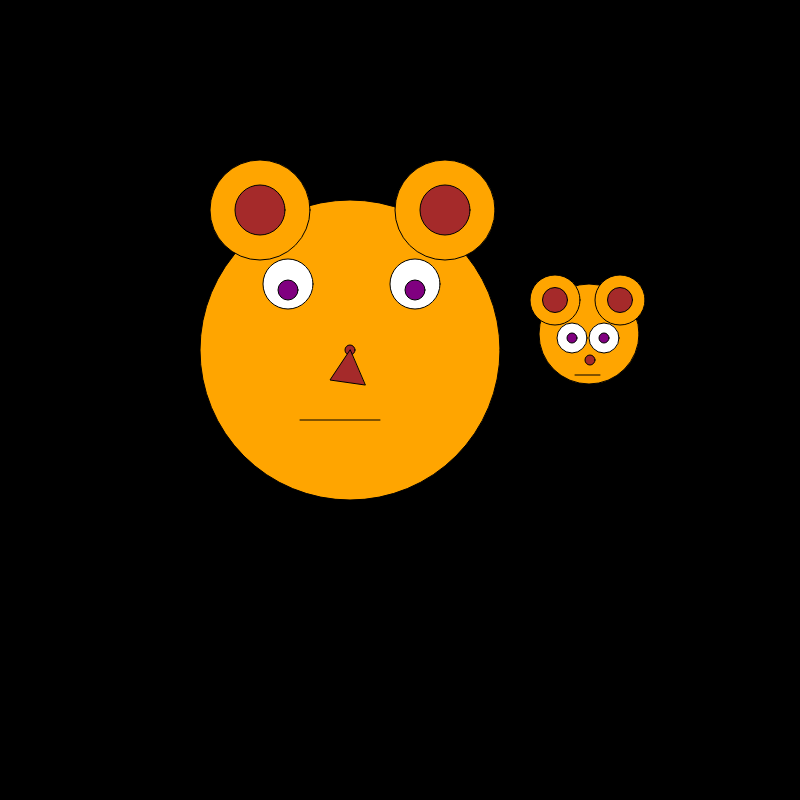
Frame 1 (no input)
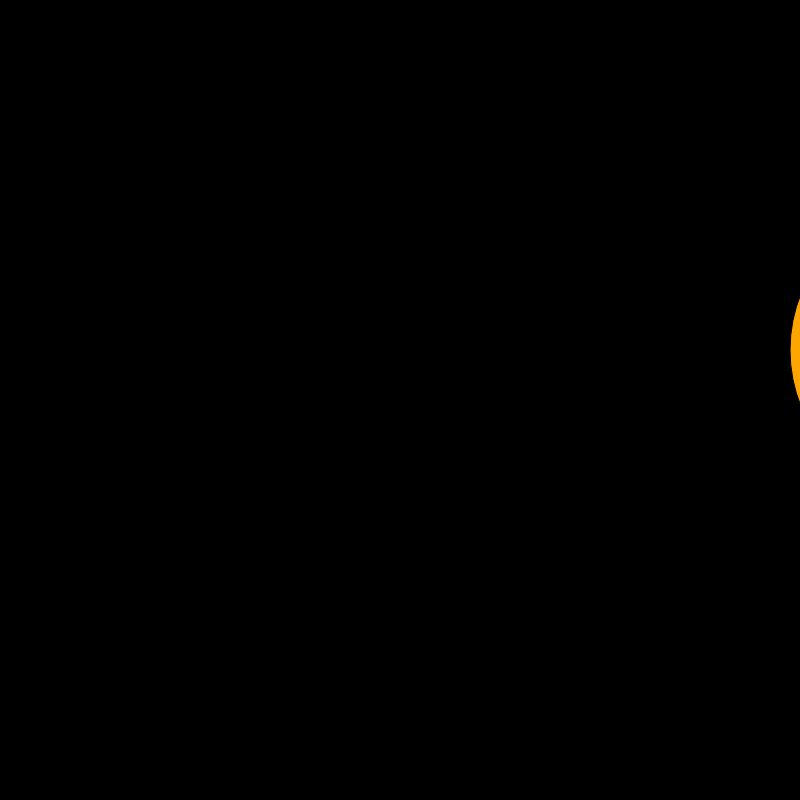
Frame 60 (no input)
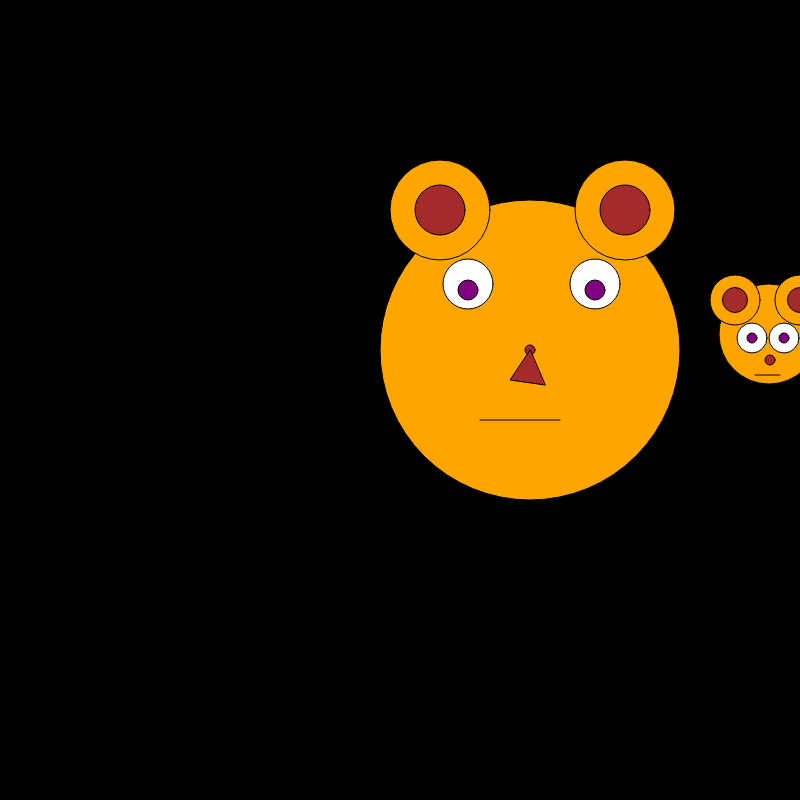
Frame 120 (the mouse pressed at the canvas centre since frame 60)

The p5.js sketch that drew these frames (run headless with seeded random() and noise() and a simulated clock; from frame 60 on, the mouse is pressed at the canvas centre):

// p5.js sketch
// ── sketch.js
var x = 0;

function setup() {
  // put setup code here
  createCanvas(800, 800);
}

function draw() {
  // put drawing code here
  background('black');

  push();
  translate(x, 0);
  teon();
  pop();

  x = x + 10;
  if (x > width) {
    x = -200;
  }


}


function teon() {
  fill('orange');
  ellipse(350, 350, 300, 300);
  fill('orange');
  ellipse(589, 334, 100, 100);
  fill('white');
  ellipse(288, 284, 50, 50);
  fill('white');
  ellipse(415, 284, 50, 50);
  fill('purple');
  ellipse(415, 290, 20, 20);
  fill('purple');
  ellipse(288, 290, 20, 20);
  fill('orange');
  ellipse(260, 210, 100, 100);
  fill('orange');
  ellipse(445, 210, 100, 100);
  fill('brown');
  ellipse(445, 210, 50, 50);
  fill('brown');
  ellipse(260, 210, 50, 50);
  fill('orange');
  ellipse(555, 300, 50, 50);
  fill('orange');
  ellipse(620, 300, 50, 50);
  fill('brown');
  ellipse(555, 300, 25, 25);
  fill('brown');
  ellipse(620, 300, 25, 25);
  fill('white');
  ellipse(572, 338, 30, 30);
  fill('white');
  ellipse(604, 338, 30, 30);
  fill('purple');
  ellipse(604, 338, 10, 10);
  fill('purple');
  ellipse(572, 338, 10, 10);
  fill('brown');
  ellipse(350, 350, 10, 10);
  fill('brown');
  ellipse(590, 360, 10, 10);
  fill('brown');
  triangle(350, 350, 330, 380, 365, 385);
  line(300, 420, 380, 420);
  line(575, 375, 600, 375);
}
